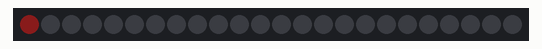
Recording of a sketch running on a simulated Arduino Uno, built with avr-gcc and run on an emulated ATmega328P. Shown: 24 RGB LEDs in strip order, left to right. Dim RGB values are drawn brighter than linear.

Above: at 0.01 s.
At 4.92 s:
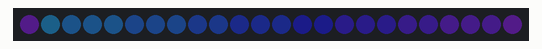
At 9.98 s:
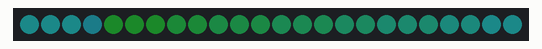
At 19.96 s:
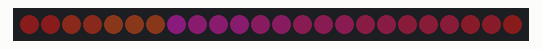
At 29.93 s:
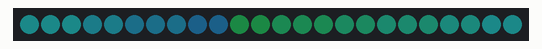
At 39.91 s:
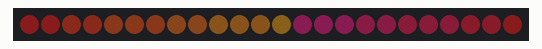

The sketch:

arduino_rainbow.ino
```cpp
#include <Adafruit_NeoPixel.h>

// Which pin on the Arduino is connected to the NeoPixels?
// On a Trinket or Gemma we suggest changing this to 1:
#define LED_PIN   13

// How many NeoPixels are attached to the Arduino?
#define LED_COUNT 24

#define HUE_STEP 512;

// Declare our NeoPixel strip object:
Adafruit_NeoPixel strip = Adafruit_NeoPixel(LED_COUNT, LED_PIN, NEO_GRB + NEO_KHZ800);
// Argument 1 = Number of pixels in NeoPixel strip
// Argument 2 = Arduino pin number (most are valid)
// Argument 3 = Pixel type flags, add together as needed:
//   NEO_KHZ800  800 KHz bitstream (most NeoPixel products w/WS2812 LEDs)
//   NEO_KHZ400  400 KHz (classic 'v1' (not v2) FLORA pixels, WS2811 drivers)
//   NEO_GRB     Pixels are wired for GRB bitstream (most NeoPixel products)
//   NEO_RGB     Pixels are wired for RGB bitstream (v1 FLORA pixels, not v2)
//   NEO_RGBW    Pixels are wired for RGBW bitstream (NeoPixel RGBW products)
int pixel = 0;
int red = 0;
int green = 0;
int blue = 0;
uint16_t hue = 0;
int saturation = 196;
int value = 255;
uint32_t rgbcolor = 0;

void setup() {
  strip.begin();
  strip.clear(); // Initialize all pixels to 'off'
  strip.setBrightness(10);
  randomSeed(analogRead(A0));

}

void loop() {
  rgbcolor = strip.ColorHSV(hue, saturation, value);
  strip.setPixelColor(pixel, rgbcolor);
  strip.show();

  pixel++;
  if (pixel >= LED_COUNT) {
    pixel = 0;
  }
  hue += HUE_STEP;

  delay(50);
}
```
